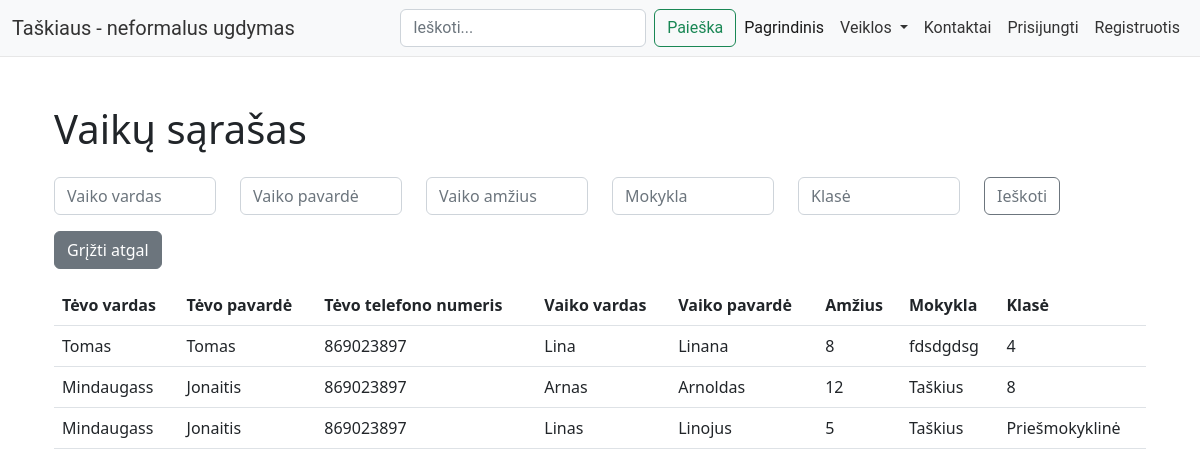
Page /children-list/ on the earlier database version.
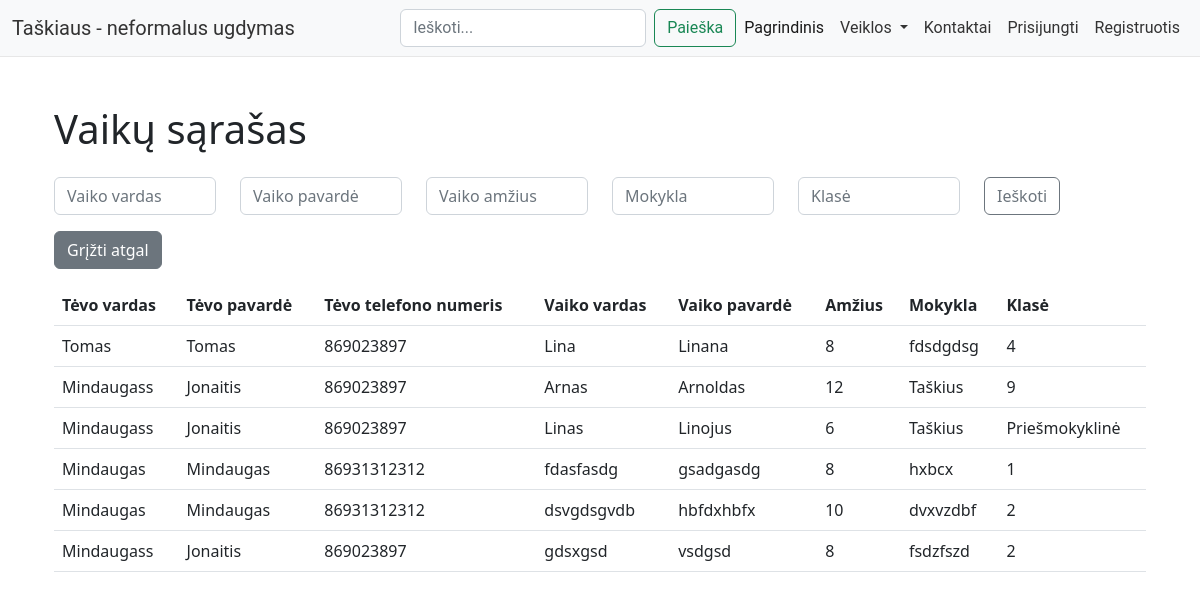
Same page on the later database version.
### manage_circles/models.py (models this page shows, shortened)
class Child(models.Model):
    first_name = models.CharField('Vaiko_vardas', max_length=50, null=False)
    last_name = models.CharField('Vaiko_pavardė', max_length=50, null=False)
    child_age = models.IntegerField('Vaiko_metai', null=False)
    school = models.CharField('Mokykla', max_length=100, null=False)
    classroom = models.CharField('Klasė/grupė', max_length=50, null=False)
    parent = models.ForeignKey(Parent, on_delete=models.CASCADE, related_name='children')

class Parent(models.Model):
    user = models.OneToOneField(settings.AUTH_USER_MODEL, on_delete=models.CASCADE, related_name='parent')
    first_name = models.CharField('Vardas', max_length=50, null=False)
    last_name = models.CharField('Pavardė', max_length=50, null=False)
    email = models.CharField('El_paštas', max_length=50, null=False)
    phone_number = models.CharField('Telefono_numeris', max_length=50, null=False)
    address = models.CharField('Adresas', max_length=200, null=False)

### manage_circles/views.py (the view)
# urls.py: path('children-list/', views.children_list, name='children_list'),
def children_list(request):
    children = Child.objects.all()
    first_name = request.GET.get('first_name', '')
    last_name = request.GET.get('last_name', '')
    age = request.GET.get('child_age', '')
    school = request.GET.get('school', '')
    classroom = request.GET.get('classroom', '')
    if first_name:
        children = children.filter(first_name__icontains=first_name)
    if last_name:
        children = children.filter(last_name__icontains=last_name)
    if age:
        children = children.filter(child_age=age)
    if school:
        children = children.filter(school__icontains=school)
    if classroom:
        children = children.filter(classroom__icontains=classroom)
    return render(request, 'admin/children_list.html', {'children': children})

### templates/admin/children_list.html
{% extends 'base.html' %}
{% block content %}
<div class="container mt-5">
    <div class="row">
        <div class="col-md-12">
            <h1 class="mb-4">Vaikų sąrašas</h1>
            <form method="get" class="mb-3">
                <div class="row">
                    <div class="col-md-2">
                        <input type="text" class="form-control" placeholder="Vaiko vardas" name="first_name">
                    </div>
                    <div class="col-md-2">
                        <input type="text" class="form-control" placeholder="Vaiko pavardė" name="last_name">
                    </div>
                    <div class="col-md-2">
                        <input type="number" class="form-control" placeholder="Vaiko amžius" name="child_age">
                    </div>
                    <div class="col-md-2">
                        <input type="text" class="form-control" placeholder="Mokykla" name="school">
                    </div>
                    <div class="col-md-2">
                        <input type="text" class="form-control" placeholder="Klasė" name="classroom">
                    </div>
                    <div class="col-md-2">
                        <button type="submit" class="btn btn-outline-secondary">Ieškoti</button>
                    </div>
                </div>
            </form>
            <a href="{% url 'children_list' %}" class="btn btn-secondary mb-3">Grįžti atgal</a>
            <table class="table">
                <thead>
                    <tr>
                        <th scope="col">Tėvo vardas</th>
                        <th scope="col">Tėvo pavardė</th>
                        <th scope="col">Tėvo telefono numeris</th>
                        <th scope="col">Vaiko vardas</th>
                        <th scope="col">Vaiko pavardė</th>
                        <th scope="col">Amžius</th>
                        <th scope="col">Mokykla</th>
                        <th scope="col">Klasė</th>
                    </tr>
                </thead>
                <tbody>
                    {% for child in children %}
                        <tr>
                            <td>{{ child.parent.first_name }}</td>
                            <td>{{ child.parent.last_name }}</td>
                            <td>{{ child.parent.phone_number }}</td>
                            <td>{{ child.first_name }}</td>
                            <td>{{ child.last_name }}</td>
                            <td>{{ child.child_age }}</td>
                            <td>{{ child.school }}</td>
                            <td>{{ child.classroom }}</td>
                        </tr>
                    {% endfor %}
                </tbody>
            </table>
        </div>
    </div>
</div>
{% endblock %}

Differences in the rows shown:
changed Child "Arnas": classroom "8" → "9"
changed Child "Linas": child_age "5" → "6"
added Child: parent.first_name "Mindaugas", parent.last_name "Mindaugas", parent.phone_number "86931312312", first_name "fdasfasdg", last_name "gsadgasdg", child_age "8", school "hxbcx", classroom "1"
added Child: parent.first_name "Mindaugas", parent.last_name "Mindaugas", parent.phone_number "86931312312", first_name "dsvgdsgvdb", last_name "hbfdxhbfx", child_age "10", school "dvxvzdbf", classroom "2"
added Child: parent.first_name "Mindaugass", parent.last_name "Jonaitis", parent.phone_number "869023897", first_name "gdsxgsd", last_name "vsdgsd", child_age "8", school "fsdzfszd", classroom "2"
